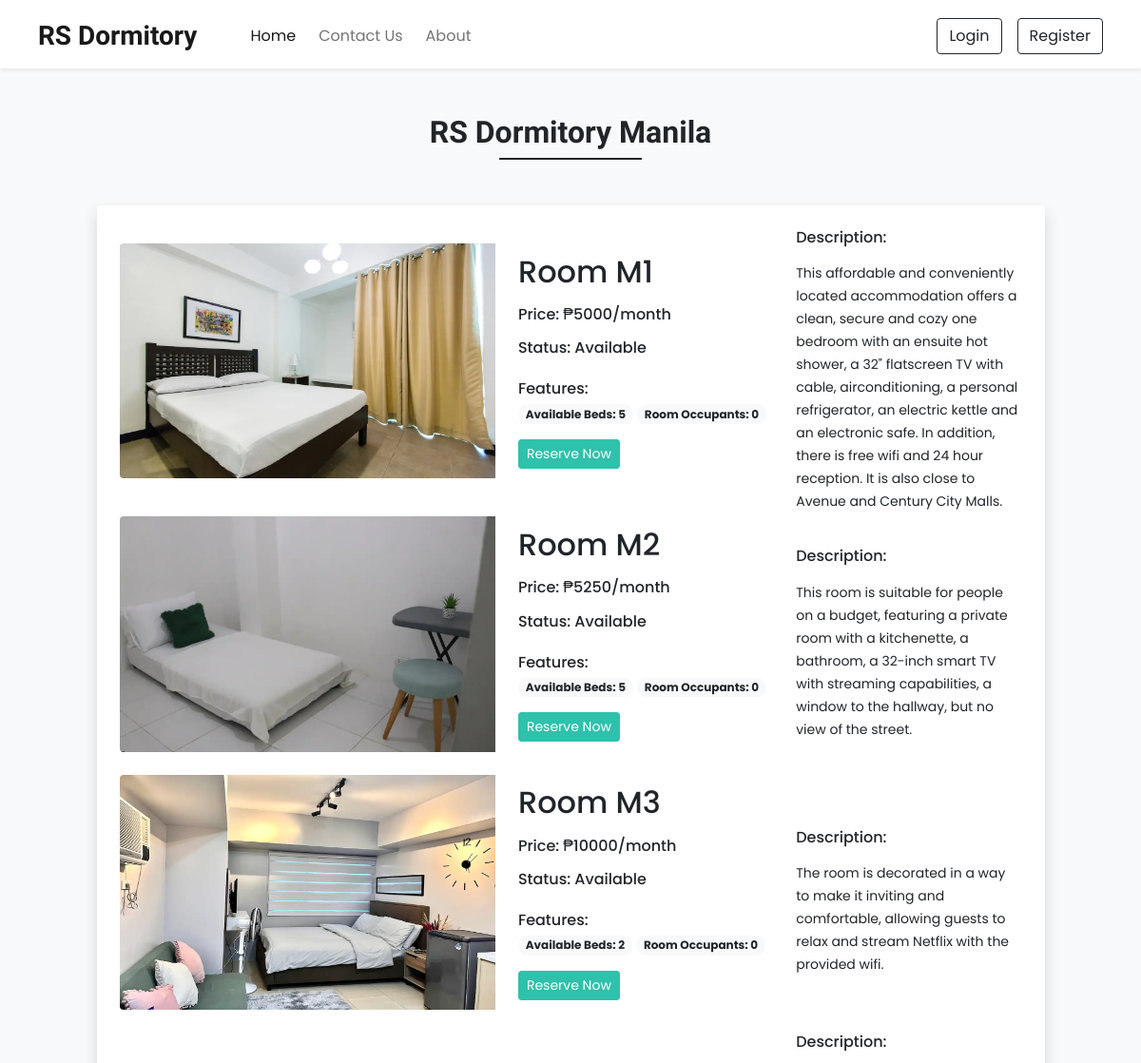
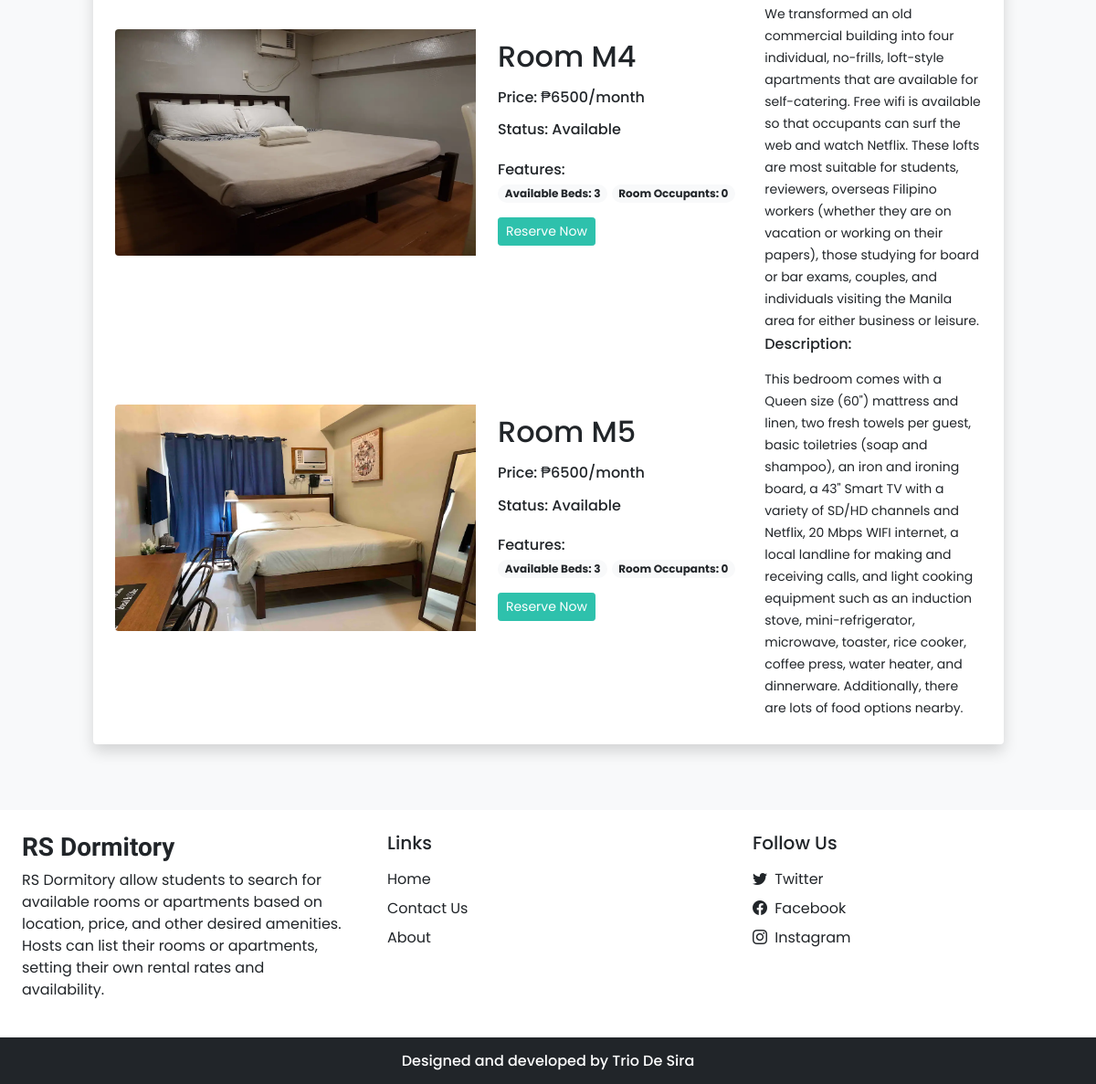
Before: /dorms1.php with the older database file (2 pictures, top to bottom).
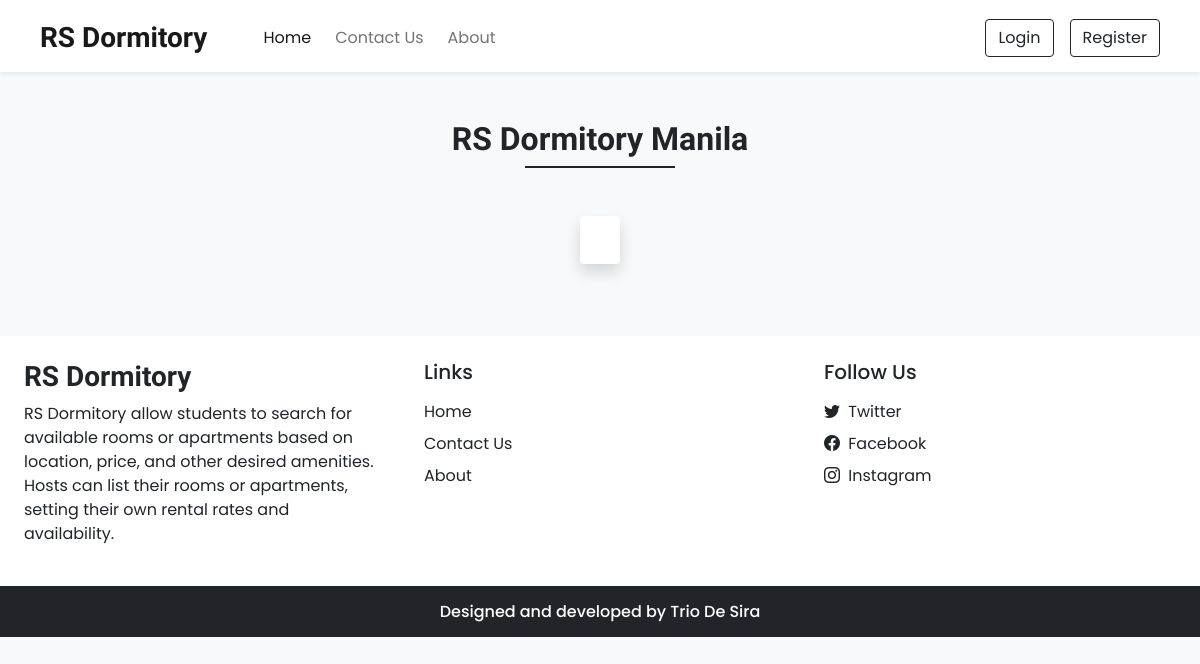
After: the same page with the newer database file.
### tables this page shows
CREATE TABLE `room_data` (
  `room_id` int(10) UNSIGNED NOT NULL,
  `room_name` varchar(30) NOT NULL,
  `price` float NOT NULL,
  `available_beds` int(10) NOT NULL,
  `room_occupants` int(10) NOT NULL,
  `dorm_id` int(10) UNSIGNED NOT NULL,
  `status` text NOT NULL,
  `description` text NOT NULL,
  `image` text NOT NULL
);

### dorms1.php (the view, shortened to what this page needs)
<!DOCTYPE html>
<html lang="en">
<head>
  <?php require('inc/links.php'); ?>
  <link rel="stylesheet" href="css/common.css">
</head>
<body class="bg-light">
  <?php require('inc/header.php'); ?>
  <div class="my-5 px-4">
    <h2 class="fw-bold h-font text-center">RS Dormitory Manila</h2>
    <div class="h-line bg-dark"></div>
  </div>
  <div class="container d-flex justify-content-center ">
    <div class="row d-flex justify-content-center">
      <div class="col-lg-11 col-md-12 px-4">
        <div class="card mb-4 border-0 shadow">
          <div class="row g-0 p-4 align-items-center ">
            <?php
            $sql = "SELECT * FROM room_data WHERE dorm_id = 1";
            $result = mysqli_query($conn, $sql);
            if (mysqli_num_rows($result) > 0) {
              while ($row = mysqli_fetch_assoc($result)) {
            ?>
                <div class="col-md-5 mb-lg-0 mb-md-0 mb-3">
                  <img src="images/rooms/<?php echo $row['image']; ?>" class="img-responsive rounded-start mb-4" width="440" height="247.5" alt="...">
                </div>
                <div class="col-md-4 px-lg-4 px-md-3 px-0">
                  <h2 class="mb-3"><?php echo $row['room_name']; ?></h5>
                    <h6 class="mb-3">Price: ₱<?php echo $row['price']; ?>/month</h6>
                    <h6 class="mb-4">Status: <?php echo $row['status']; ?></h6>
                    <div class="features mb-3">
                      <h6 class="mb-1">Features:</h6>
                      <span class="badge rounded-pill bg-light text-dark text-wrap">Available Beds: <?php echo $row['available_beds']; ?></span>
                      <span class="badge rounded-pill bg-light text-dark text-wrap mb-3">Room Occupants: <?php echo $row['room_occupants']; ?></span><br>
                      <button type="reset" class="btn btn-sm w-30 text-white custom-bg shadow-none mb-2 disabled-button" data-bs-toggle="modal" data-bs-target="#reserveModal" <?php
                                                                                                                                                                                if ($row['status'] == 'N/A') {
                                                                                                                                                                                  echo 'id = "notAvailable" disabled';
                                                                                                                                                                                }
                                                                                                                                                                                ?>>
                        <?php
                        if ($row['status'] == 'N/A') {
                          echo 'Unavailable';
                        } else {
                          echo 'Reserve Now';
                        }
                        ?>
                      </button>
                    </div>
                </div>
                <div class="col-md-3">
                  <h6 class="mb-3">Description:</h6>
                  <p class="mb-1"><small><?php echo $row['description']; ?></small></p>
                </div>
            <?php
              }
            }
            ?>
          </div>
        </div>
      </div>
    </div>
  </div>
  <?php require('inc/footer.php'); ?>
</body>
</html>

### inc/links.php (shortened to what this page needs)
<link href="https://cdn.jsdelivr.net/npm/bootstrap@5.0.2/dist/css/bootstrap.min.css" rel="stylesheet">
<link rel="stylesheet" href="https://cdn.jsdelivr.net/npm/bootstrap-icons@1.10.3/font/bootstrap-icons.css">
<link rel="stylesheet" href="https://cdn.jsdelivr.net/npm/swiper@8/swiper-bundle.min.css">

### inc/header.php (shortened to what this page needs)
<nav class="navbar navbar-expand-lg navbar-light bg-white px-lg-3 py-lg-2 shadow-sm sticky-top">
    <div class="container-fluid px-lg-4 mt-1">
        <a class="navbar-brand me-5 fw-bold fs-3 h-font" href="index.php">RS Dormitory</a>
        <div class="collapse navbar-collapse" id="navbarSupportedContent">
            <ul class="navbar-nav me-auto mb-2 mb-lg-0">
                <li class="nav-item">
                    <a class="nav-link active me-2" aria-current="page" href="index.php">Home</a>
                </li>
                <li class="nav-item">
                    <a class="nav-link me-2" href="contact.php">Contact Us</a>
                </li>
                <li class="nav-item">
                    <a class="nav-link me-2" href="about.php">About</a>
                </li>
            </ul>
            <div class="d-flex">
                <?php
                if (isset($_SESSION['logged_in']) && $_SESSION['logged_in'] == true) {
                    echo '
                                <form method="POST" class="d-flex" style="justify-content: center;">
                                    <button type="submit" name="profile" class="btn btn-dark me-lg-3 me-2">Profile</button>
                                    <button type="submit" name="logout" class="btn btn-primary ">Logout</button>
                                </form>
                          ';
                } else {
                    echo '
                                <button type="button" class="btn btn-outline-dark shadow-none me-lg-3 me-2 " data-bs-toggle="modal" data-bs-target="#loginModal">
                                        Login
                                </button>
                                <button type="button" class="btn btn-outline-dark shadow-none" data-bs-toggle="modal" data-bs-target="#registerModal">
                                        Register
                                </button>
                                ';
                }
                ?>
            </div>
        </div>
    </div>
</nav>

### inc/footer.php
<div class="container-fluid bg-white mt-5">
    <div class="row">
        <div class="col-lg-4 p-4">
            <h3 class="h-font fw-bold fs-3 mb-2">RS Dormitory</h3>
            <p>
                RS Dormitory allow students to search for available rooms or apartments based on location,
                price, and other desired amenities. Hosts can list their rooms or apartments, setting their
                own rental rates and availability.
            </p>
        </div>
        <div class="col-lg-4 p-4">
            <h5 class="mb-3">Links</h5>
            <a href="index.php" class="d-inline-block mb-2 text-dark text-decoration-none">Home</a><br>
            <a href="contact.php" class="d-inline-block mb-2 text-dark text-decoration-none">Contact Us</a><br>
            <a href="about.php" class="d-inline-block mb-2 text-dark text-decoration-none">About</a><br>
        </div>
        <div class="col-lg-4 p-4">
            <h5 class="mb-3">Follow Us</h5>
            <a href="#" class="d-inline-block text-dark text-decoration-none mb-2">
                <i class="bi bi-twitter me-1"></i> Twitter
            </a><br>
            <a href="#" class="d-inline-block text-dark text-decoration-none mb-2">
                <i class="bi bi-facebook me-1"></i> Facebook
            </a><br>
            <a href="#" class="d-inline-block text-dark text-decoration-none mb-2">
                <i class="bi bi-instagram me-1"></i> Instagram
            </a><br>
        </div>
    </div>
</div>
<h6 class="text-center bg-dark text-white p-3 m-0">Designed and developed by Trio De Sira</h6>

### css/common.css (style rules this page uses)
:root { --teal: #2ec1ac; --teal-hover: #279e8c; }
* { font-family: 'Poppins', sans-serif; }
.h-font { font-family: 'Merienda', cursive; }
.h-line { width: 150px; margin: 0 auto; height: 1.7px; }
.custom-bg { background-color: var(--teal); border: 1px solid var(--teal); }

### dorms1.php (style rules this page uses)
img { max-width: 100%; max-height: 100%; }

### inc/header.php (style rules this page uses)
.custom-bg { background-color: var(--teal); border: 1px solid var(--teal); }

Changed rows visible on the page:
removed room_data: image (picture), room_name "Room M1", price "5000", status "Available", available_beds "5", room_occupants "0", shows "Reserve Now", description "This affordable and conveniently located accommodation offers a clean, secure and cozy one bedroom with an ensuite hot shower, a 32\" flatscreen TV with cable, airconditioning, a personal refrigerator, an electric kettle and an electronic safe. In addition, there is free wifi and 24 hour reception. It is also close to Avenue and Century City Malls."
removed room_data: image (picture), room_name "Room M2", price "5250", status "Available", available_beds "5", room_occupants "0", shows "Reserve Now", description "This room is suitable for people on a budget, featuring a private room with a kitchenette, a bathroom, a 32-inch smart TV with streaming capabilities, a window to the hallway, but no view of the street."
removed room_data: image (picture), room_name "Room M3", price "10000", status "Available", available_beds "2", room_occupants "0", shows "Reserve Now", description "The room is decorated in a way to make it inviting and comfortable, allowing guests to relax and stream Netflix with the provided wifi."
removed room_data: image (picture), room_name "Room M4", price "6500", status "Available", available_beds "3", room_occupants "0", shows "Reserve Now", description "We transformed an old commercial building into four individual, no-frills, loft-style apartments that are available for self-catering. Free wifi is available so that occupants can surf the web and watch Netflix. These lofts are most suitable for students, reviewers, overseas Filipino workers (whether they are on vacation or working on their papers), those studying for board or bar exams, couples, and individuals visiting the Manila area for either business or leisure."
removed room_data: image (picture), room_name "Room M5", price "6500", status "Available", available_beds "3", room_occupants "0", shows "Reserve Now", description "This bedroom comes with a Queen size (60\") mattress and linen, two fresh towels per guest, basic toiletries (soap and shampoo), an iron and ironing board, a 43\" Smart TV with a variety of SD/HD channels and Netflix, 20 Mbps WIFI internet, a local landline for making and receiving calls, and light cooking equipment such as an induction stove, mini-refrigerator, microwave, toaster, rice cooker, coffee press, water heater, and dinnerware. Additionally, there are lots of food options nearby."
